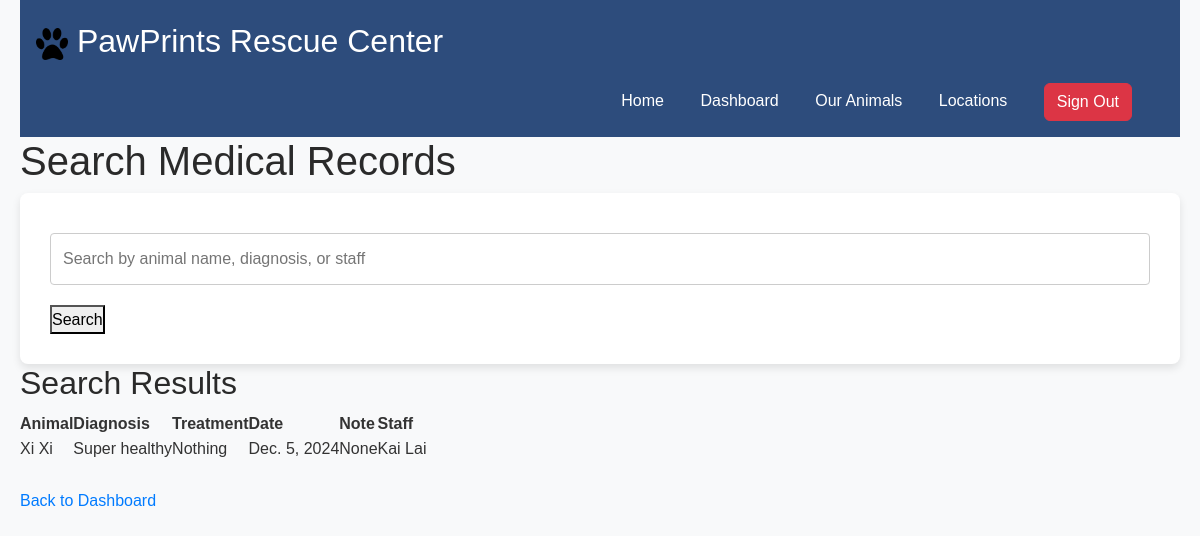
The page /medical-records/ (signed in) on the database as committed earlier.
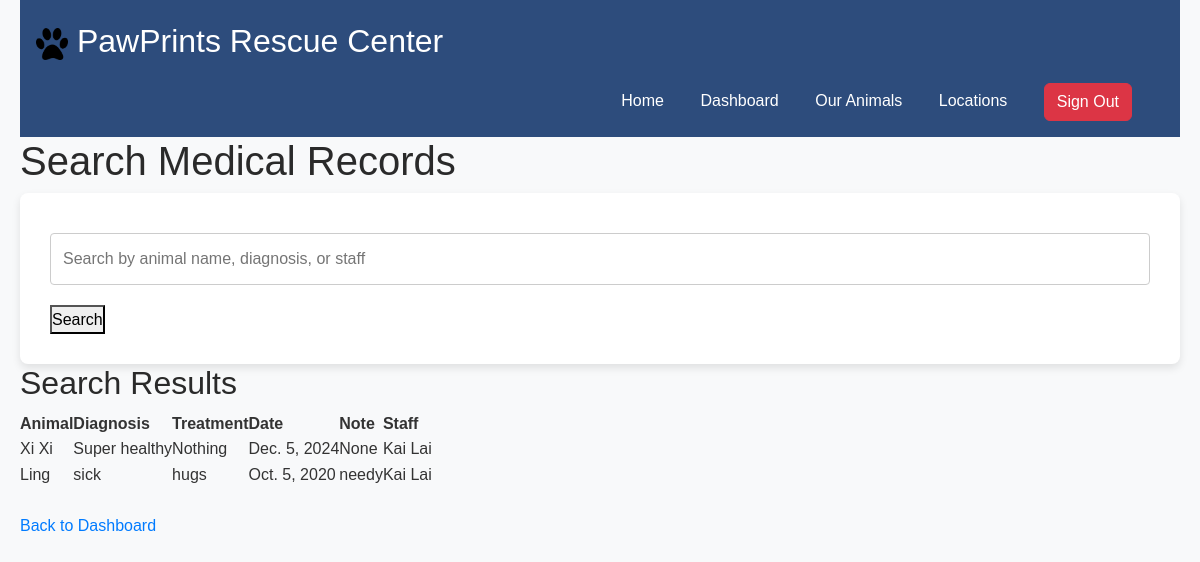
The same page on the database as committed later.
### shelterapp/models.py (models this page shows, shortened)
class MedicalRecord(models.Model):
    medicalID = models.AutoField(primary_key=True)
    animalID = models.ForeignKey(Animal, on_delete=models.CASCADE)
    staffID = models.ForeignKey(Staff, on_delete=models.CASCADE)
    diagnosis = models.CharField(max_length=200)
    treatment = models.TextField()
    date = models.DateField()
    note = models.TextField()

class Animal(models.Model):
    animalID = models.AutoField(primary_key=True)
    name = models.CharField(max_length=100)
    species = models.CharField(max_length=100)
    breed = models.CharField(max_length=100)
    age = models.IntegerField()
    gender = models.CharField(max_length=10)
    dateOfArrival = models.DateField()
    adoptedOrNot = models.IntegerField()
    healthStatus = models.CharField(max_length=100)
    description = models.TextField()
    locationID = models.IntegerField()
    reasonForIntake = models.CharField(max_length=100)
    adoptionFee = models.IntegerField()

class Staff(models.Model):
    staffID = models.AutoField(primary_key=True, unique=True)
    user = models.OneToOneField(CustomUser, on_delete=models.CASCADE, related_name='staff_profile')
    position = models.CharField(max_length=100)
    phone_number = models.CharField(
        max_length=14,  # Adjusted for (XXX) XXX-XXXX format
        validators=[
            RegexValidator(
                regex=r'^\(\d{3}\) \d{3}-\d{4}$',
                message="Phone number must be in the format '(XXX) XXX-XXXX'."
            )
        ]
    )
    hireDate = models.DateField()
    salary = models.IntegerField()

class CustomUser(AbstractUser):
    objects = CustomUserManager()  # Ensure the custom manager is assigned
    is_staff_user = models.BooleanField(default=False)

### shelterapp/views.py (the view)
# urls.py: path('medical-records/', views.medical_records_search, name='medical_records_search'),
def medical_records_search(request):
    if not request.user.is_staff:
        return redirect('default_page')  # Redirect to home if the user is not a staff member
    query = request.GET.get('q', '')  # Get the search term from the query parameter
    if query:
        medical_records = MedicalRecord.objects.filter(
            Q(diagnosis__icontains=query) |
            Q(animalID__name__icontains=query) |
            Q(staffID__user__firstName__icontains=query) |  # Search by first name in CustomUser
            Q(staffID__user__lastName__icontains=query)     # Search by last name in CustomUser
        )
    else:
        medical_records = MedicalRecord.objects.all()  # Show all records if no query is provided
    return render(request, 'medical_records_search.html', {
        'medical_records': medical_records, 'query': query
    })

### shelterapp/templates/medical_records_search.html (shortened to what this page needs)
<!DOCTYPE html>
<html lang="en">
<head>
    <link rel="stylesheet" href="https://cdn.jsdelivr.net/npm/bootstrap@5.3.2/dist/css/bootstrap.min.css">
    {% load static %}
    <link rel="stylesheet" href="{% static 'shelterapp/css/style.css' %}">
</head>
<body>
    <div id="header">
        <a href="{% url 'default_page' %}">
            <p id="title">
                <img src="{% static 'shelterapp/images/' %}pawprint.png" alt="pawprint" id="logo">
                PawPrints Rescue Center
            </p>
        </a>
        {% if user.is_authenticated %}
            <ul id="nav">
                <li><a href="{% url 'default_page' %}">Home</a></li>
                {% if user.is_staff %}
                    <li><a href="{% url 'staff_dashboard' %}">Dashboard</a></li>
                {% else %}
                    <li><a href="{% url 'adopter_dashboard' %}">Dashboard</a></li>
                {% endif %}
                <li><a href="{% url 'view_animals' %}">Our Animals</a></li>
                <li><a href="{% url 'view_shelters' %}">Locations</a></li>
                <li>
                    <form id="logout" method="POST" action="{% url 'user_logout' %}">
                        <button type="submit" class="btn btn-danger w-100">Sign Out</button>
                    </form>
                </li>
            </ul>
        {% endif %}
    </div>
    <h1>Search Medical Records</h1>
    <form method="get" action="{% url 'medical_records_search' %}">
        <input type="text" name="q" value="{{ query }}" placeholder="Search by animal name, diagnosis, or staff">
        <button type="submit">Search</button>
    </form>
    <h2>Search Results</h2>
    {% if medical_records %}
        <table>
            <thead>
                <tr>
                    <th>Animal</th>
                    <th>Diagnosis</th>
                    <th>Treatment</th>
                    <th>Date</th>
                    <th>Note</th>
                    <th>Staff</th>
                </tr>
            </thead>
            <tbody>
                {% for record in medical_records %}
                    <tr>
                        <td>{{ record.animalID.name }}</td>
                        <td>{{ record.diagnosis }}</td>
                        <td>{{ record.treatment }}</td>
                        <td>{{ record.date }}</td>
                        <td>{{ record.note }}</td>
                        <td>{{ record.staffID.user.first_name }} {{ record.staffID.user.last_name }}</td>
                    </tr>
                {% endfor %}
            </tbody>
        </table>
    {% else %}
        <p>No medical records found for "{{ query }}".</p>
    {% endif %}
    <br>
    <a href="{% url 'staff_dashboard' %}">Back to Dashboard</a>
</body>
</html>

Rows that differ between the two databases and show on the page:
added MedicalRecord: animalID.name "Ling", diagnosis "sick", treatment "hugs", date "Oct. 5, 2020", note "needy", staffID.user.first_name "Kai", staffID.user.last_name "Lai"
